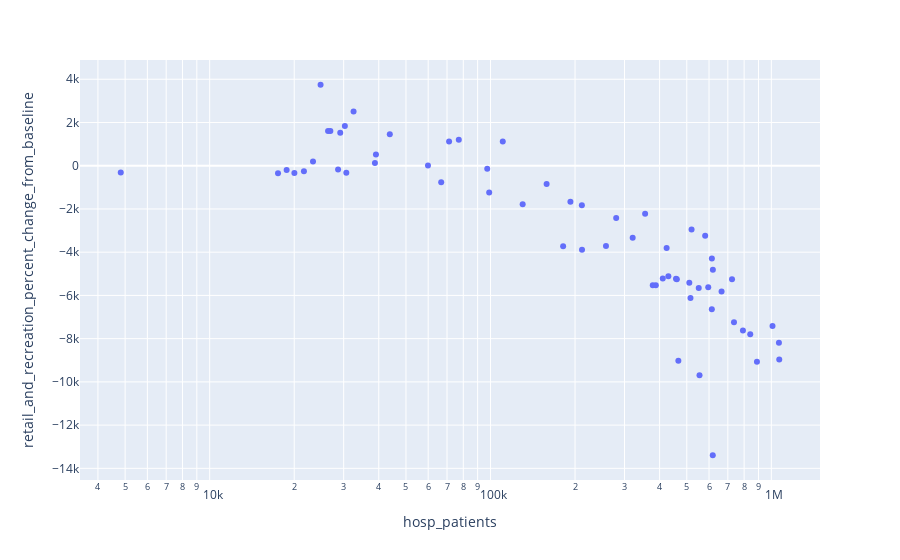
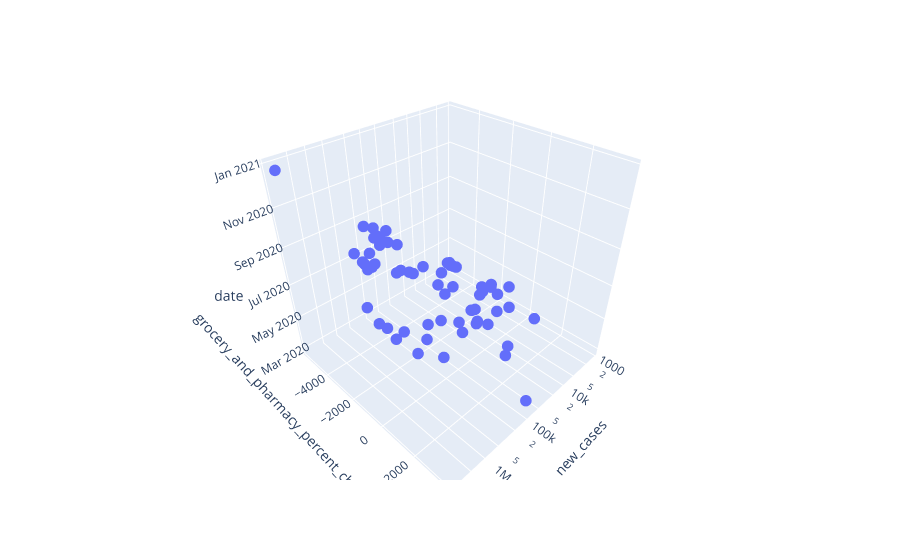

The notebook cell these images were saved under, in order:
### Markdown cell above
6. *[12 points]* Use visualization to tell the mobility and covid data story of a specific municipality/province/nationwide. This is a more exploration question. Explain the logic behind your story and also your visualization choices

### Code cell
# For this part, the last part result can be used for doing the analyse 
# I choose the mobility of retail_and_recreation_percent_change_from_baseline and 
# the covid data of hospital patients , plot those two types of data in two diagrams
# plot the 2D and 3D diagram 
fig = px.scatter(cob_data, x='hosp_patients', y='retail_and_recreation_percent_change_from_baseline', log_x=True)
fig.show()

fig = px.scatter_3d(cob_data, x='new_cases', y='grocery_and_pharmacy_percent_change_from_baseline', z='date', log_x=True)
fig.update_traces(marker_size=4)
fig.show()

# From the diagram that it can be concluded that there is a linear relationship between two types of data.
# With the increase of the number of hospital patients, the retail and recreation keep decreasing, which indicated 
# a relative bad influence from Covid-19 for economy development in Dutch. 
# Also, the number of infections fluctuates over time.

### Figure 1 — Plotly figure (JSON) as saved in the notebook; plotly's stock layout.template omitted (floating-point values rounded to 4 significant figures)
{"data": [{"hovertemplate": "hosp_patients=%{x}<br>retail_and_recreation_percent_change_from_baseline=%{y}<extra></extra>", "legendgroup": "", "marker": {"color": "#636efa", "symbol": "circle"}, "mode": "markers", "name": "", "orientation": "v", "showlegend": false, "type": "scatter", "x": [4823.0, 23332, 66750.0, 181400.0, 466500.0, 1064000.0, 1067090, 888748, 1010000.0, 841200.0, 736300.0, 613900.0, 596100.0, 457752, 387800.0, 378300.0, 320800.0, 257700.0, 211800.0, 192600.0, 130200.0, 98925, 97363, 71210.0, 59891, 38760.0, 29170.0, 30290.0, 26900, 32540.0, 24826, 26400.0, 28660.0, 43792, 30660, 20030.0, 21658, 18800.0, 17512, 39090.0, 77110.0, 110600.0, 158409, 211500.0, 280200.0, 355277, 429900.0, 581300.0, 619200.0, 665000.0, 724453, 614200.0, 551400.0, 510400.0, 520000.0, 423800.0, 410629, 460800.0, 515400.0, 555000.0, 618709, 792300.0], "xaxis": "x", "y": [-319.2, 200.2, -761.6, -3725.0, -9025.0, -8189.0, -8966.0, -9073, -7420.0, -7797.0, -7243.0, -6642.0, -5624.0, -5232.0, -5528.0, -5528.0, -3327, -3713.0, -3883, -1671.0, -1783.0, -1239.0, -135, 1120.0, 10.8, 122.8, 1525, 1838.0, 1608.0, 2512.0, 3746.0, 1606.0, -176.2, 1461.0, -328.2, -339, -254.4, -199.8, -345, 524, 1200.0, 1120.0, -842.4, -1823.0, -2424, -2222, -5110.0, -3240.0, -4812.0, -5818.0, -5258.0, -4291.0, -5657, -5410.0, -2945.0, -3811.0, -5220.0, -5249.0, -6119.0, -9695.0, -13390.0, -7622.0], "yaxis": "y"}], "layout": {"legend": {"tracegroupgap": 0}, "margin": {"t": 60}, "xaxis": {"anchor": "y", "domain": [0, 1], "title": {"text": "hosp_patients"}, "type": "log"}, "yaxis": {"anchor": "x", "domain": [0, 1], "title": {"text": "retail_and_recreation_percent_change_from_baseline"}}}}

### Figure 2 — Plotly figure (JSON) as saved in the notebook; plotly's stock layout.template omitted (floating-point values rounded to 4 significant figures)
{"data": [{"hovertemplate": "new_cases=%{x}<br>grocery_and_pharmacy_percent_change_from_baseline=%{y}<br>date=%{z}<extra></extra>", "legendgroup": "", "marker": {"color": "#636efa", "size": 4, "symbol": "circle"}, "mode": "markers", "name": "", "scene": "scene", "showlegend": false, "type": "scatter3d", "x": [1165.0, 11900, 21610.0, 83730.0, 163332, 342100.0, 335900.0, 345717, 413100.0, 329500.0, 323200.0, 252400.0, 150600.0, 98530.0, 99356, 80240.0, 59510.0, 58720.0, 56920.0, 54790.0, 61090.0, 60540.0, 42320.0, 29310.0, 25120.0, 24540.0, 17280.0, 28370.0, 46450.0, 63960.0, 90160.0, 141730, 214993, 294600.0, 154483, 95500.0, 113533, 133900.0, 149480, 357100.0, 662300.0, 774600.0, 992800.0, 1332000.0, 1782000.0, 2355000.0, 2792000.0, 3468000.0, 3385000.0, 3452000.0, 2771000.0, 1914000.0, 1898000.0, 1991000.0, 1936000.0, 1700000.0, 2297868, 3012000.0, 3622000.0, 4109709, 3811000.0, 3360000.0], "y": [469.6, 894, 1308.0, 3694.0, -392.6, -2691.0, -3964.0, -3296.0, -919.6, -4863.0, -2149.0, -931.2, -1490, -1146, 199.6, -249.8, 468.2, 504.4, 1071.0, 55.8, 195.8, 376.4, 1235, 1536.0, 738, 331.8, 998, 477.2, 437.4, 802.4, 999.2, 5.4, -359.4, 400, -547.8, -260, -237.6, -196.2, -239.6, -564.2, -327.4, -329.8, -465, -281, -1082.0, -812.4, -962.8, -426.8, -729, -1153, -603.8, -561.2, -871.4, -406.4, 402.6, -331, -555.4, -639.4, 354.6, 1066.0, -5627.0, 3435.0], "z": ["2020-02-27T00:00:00", "2020-03-03T00:00:00", "2020-03-08T00:00:00", "2020-03-13T00:00:00", "2020-03-18T00:00:00", "2020-03-23T00:00:00", "2020-03-28T00:00:00", "2020-04-02T00:00:00", "2020-04-07T00:00:00", "2020-04-12T00:00:00", "2020-04-17T00:00:00", "2020-04-22T00:00:00", "2020-04-27T00:00:00", "2020-05-02T00:00:00", "2020-05-07T00:00:00", "2020-05-12T00:00:00", "2020-05-17T00:00:00", "2020-05-22T00:00:00", "2020-05-27T00:00:00", "2020-06-01T00:00:00", "2020-06-06T00:00:00", "2020-06-11T00:00:00", "2020-06-16T00:00:00", "2020-06-21T00:00:00", "2020-06-26T00:00:00", "2020-07-01T00:00:00", "2020-07-06T00:00:00", "2020-07-11T00:00:00", "2020-07-16T00:00:00", "2020-07-21T00:00:00", "2020-07-26T00:00:00", "2020-07-31T00:00:00", "2020-08-05T00:00:00", "2020-08-10T00:00:00", "2020-08-15T00:00:00", "2020-08-20T00:00:00", "2020-08-25T00:00:00", "2020-08-30T00:00:00", "2020-09-04T00:00:00", "2020-09-09T00:00:00", "2020-09-14T00:00:00", "2020-09-19T00:00:00", "2020-09-24T00:00:00", "2020-09-29T00:00:00", "2020-10-04T00:00:00", "2020-10-09T00:00:00", "2020-10-14T00:00:00", "2020-10-19T00:00:00", "2020-10-24T00:00:00", "2020-10-29T00:00:00", "2020-11-03T00:00:00", "2020-11-08T00:00:00", "2020-11-13T00:00:00", "2020-11-18T00:00:00", "2020-11-23T00:00:00", "2020-11-28T00:00:00", "2020-12-03T00:00:00", "2020-12-08T00:00:00", "2020-12-13T00:00:00", "2020-12-18T00:00:00", "2020-12-23T00:00:00", "2020-12-28T00:00:00"]}], "layout": {"legend": {"tracegroupgap": 0}, "margin": {"t": 60}, "scene": {"domain": {"x": [0, 1], "y": [0, 1]}, "xaxis": {"title": {"text": "new_cases"}, "type": "log"}, "yaxis": {"title": {"text": "grocery_and_pharmacy_percent_change_from_baseline"}}, "zaxis": {"title": {"text": "date"}}}}}
